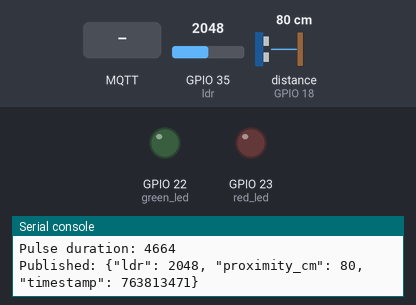
Bench run of a program on a simulated ESP32 board running MicroPython. Parts: output pins drawn as LEDs (lit = HIGH), the last lines printed to the serial console. Wiring (from the project's diagram.json): green LED on GPIO 22, red LED on GPIO 23, light sensor on GPIO 35. The inputs (shaded band) are chosen by the test bench; at power-on: GPIO 35 (ldr) = 2048, distance to the obstacle (sensor on GPIO 18) 80 cm (analog values on the 0–4095 scale). The echo pulse lasts 58.3 µs per cm; WiFi joins after 1.5 s; no MQTT or app messages arrive unless stated; the clock reads 2024-03-15 10:24:30 at power-on unless the program sets it; pins used as bus, display or sensor lines are not drawn.

Above: at 2.8 s.
2.9 s: MQTT message "on" arrives on the first subscribed topic
At 5.8 s:
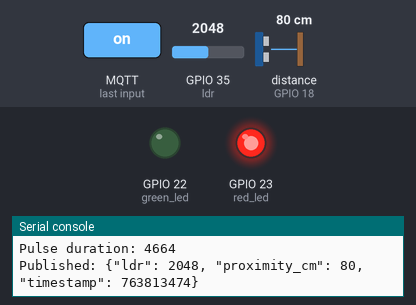
6.1 s: MQTT message "off" arrives on the first subscribed topic
At 8.8 s:
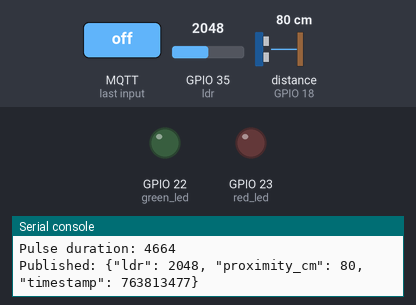
Timing chart, 0 to 10.3 s (numbered marks = the images above; inputs shaded):
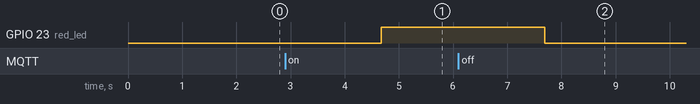

The program:

main.py
```python
from umqtt.simple import MQTTClient
from machine import Pin, ADC, time_pulse_us
import network
import ujson
import time

class HCSR04:
    def __init__(self, trigger_pin, echo_pin):
        self.trigger = Pin(trigger_pin, Pin.OUT)
        self.echo = Pin(echo_pin, Pin.IN)
        self.trigger.value(0)

    def distance_cm(self):
        print("Triggering pulse...")
        self.trigger.value(0)
        time.sleep_us(2)
        self.trigger.value(1)
        time.sleep_us(10)
        self.trigger.value(0)

        try:
            duration = time_pulse_us(self.echo, 1, 60000)
            print("Pulse duration:", duration)
            if duration < 0:
                return -1
            distance_cm = duration // 58
            return distance_cm
        except Exception as e:
            print("Error measuring pulse:", e)
            return -1

MQTT_BROKER = "test.mosquitto.org"
MQTT_TOPIC = "vipul/sensors"
CLIENT_ID = "vipul_mqtt_client"

RED_LED_TOPIC = "vipul/red"
GREEN_LED_TOPIC = "vipul/green"

red_led = Pin(23, Pin.OUT)
green_led = Pin(22, Pin.OUT)

def connect_wifi():
    wifi = network.WLAN(network.STA_IF)
    wifi.active(True)
    wifi.connect('Wokwi-GUEST', '')

    for _ in range(30):
        if wifi.isconnected():
            print("WiFi Connected:", wifi.ifconfig())
            return True
        time.sleep(0.5)
    print("WiFi connection failed!")
    return False

def on_message(topic, msg):
    topic = topic.decode()
    msg = msg.decode()
    print(f"Topic: {topic}, Message: {msg}")

    if topic == RED_LED_TOPIC:
        if msg.lower() == "on":
            red_led.value(1)
        elif msg.lower() == "off":
            red_led.value(0)

    elif topic == GREEN_LED_TOPIC:
        if msg.lower() == "on":
            green_led.value(1)
        elif msg.lower() == "off":
            green_led.value(0)

def connect_mqtt():
    client = MQTTClient(CLIENT_ID, MQTT_BROKER, port=1883)
    client.set_callback(on_message)
    client.connect()
    client.subscribe(RED_LED_TOPIC)
    client.subscribe(GREEN_LED_TOPIC)
    print(f"Connected to MQTT. Subscribed to LED topics {RED_LED_TOPIC} and {GREEN_LED_TOPIC}")
    return client

def main():
    if not connect_wifi():
        print("Failed to connect to WiFi!")
        return

    LDR_PIN = 35
    ldr = ADC(Pin(LDR_PIN))
    ldr.atten(ADC.ATTN_11DB)
    ultra = HCSR04(5, 18)

    try:
        mqtt_client = connect_mqtt()
    except Exception as e:
        print(f"Failed to connect to MQTT: {e}")
        return

    while True:
        try:
            mqtt_client.check_msg()
            ldr_value = ldr.read()
            time.sleep_ms(5)

            distance_cm = ultra.distance_cm()
            time.sleep_ms(5)

            reading = {
                "ldr": ldr_value,
                "proximity_cm": distance_cm,
                "timestamp": time.time()
            }

            payload = ujson.dumps(reading)
            mqtt_client.publish(MQTT_TOPIC, payload)
            print(f"Published: {payload}")

            time.sleep(3)

        except KeyboardInterrupt:
            print("\nShutting down...")
            break
        except Exception as e:
            print(f"Error in main loop: {e}")
            time.sleep(1)

if __name__ == "__main__":
    main()
```

Measured:
- after the input at 2.9 s, GPIO 23 (red_led): LOW → HIGH after 1.8 s
- after the input at 6.1 s, GPIO 23 (red_led): HIGH → LOW after 1.6 s
